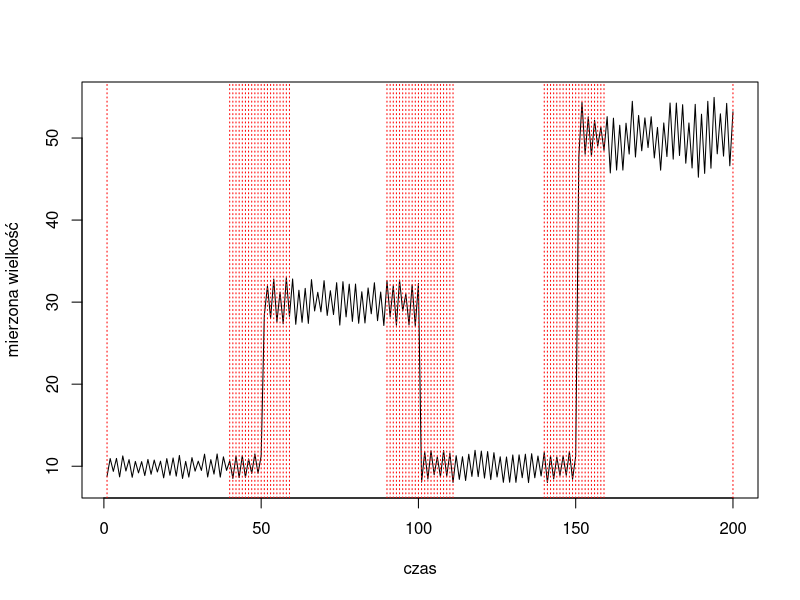
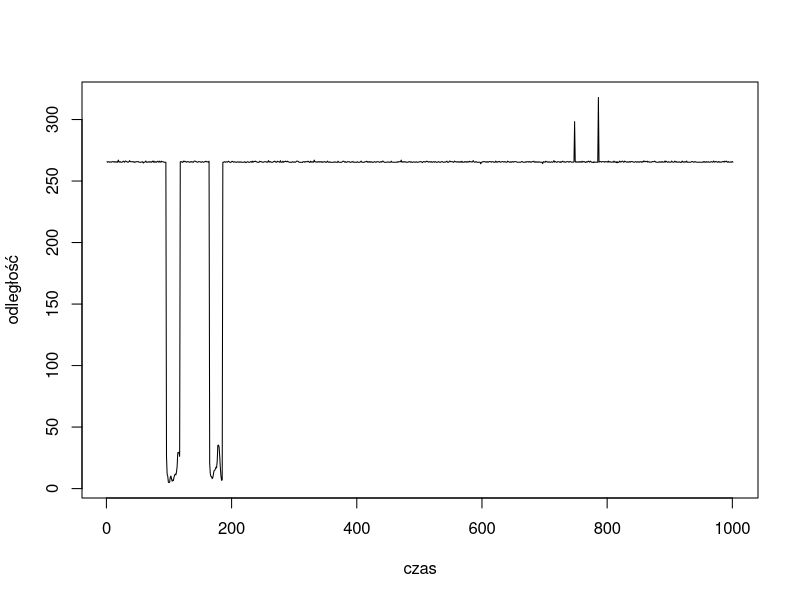
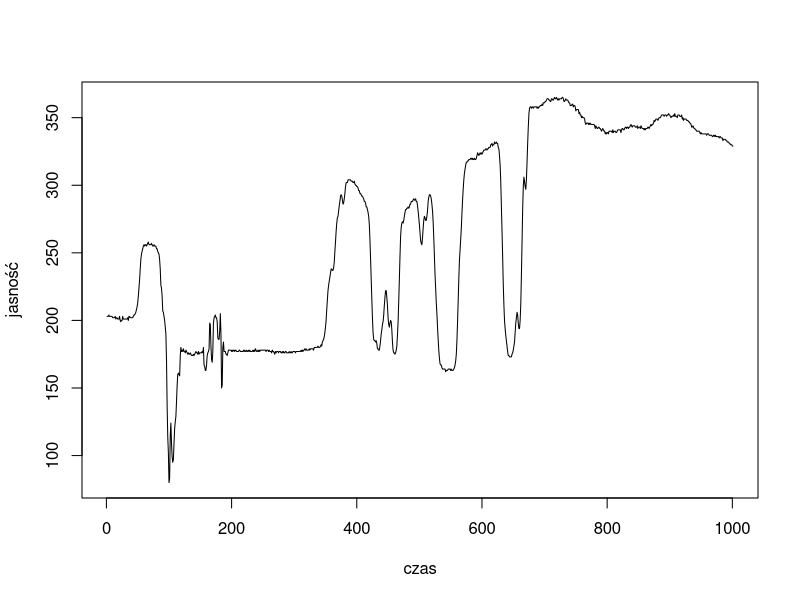
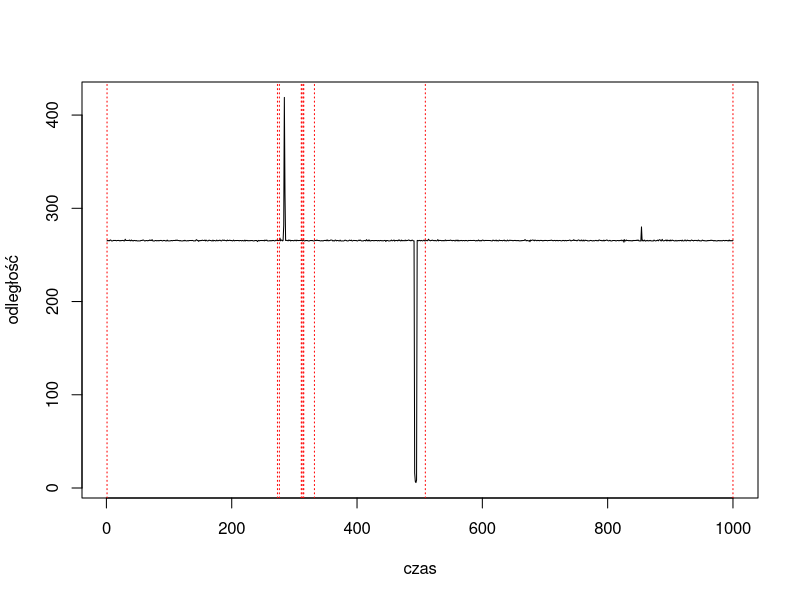
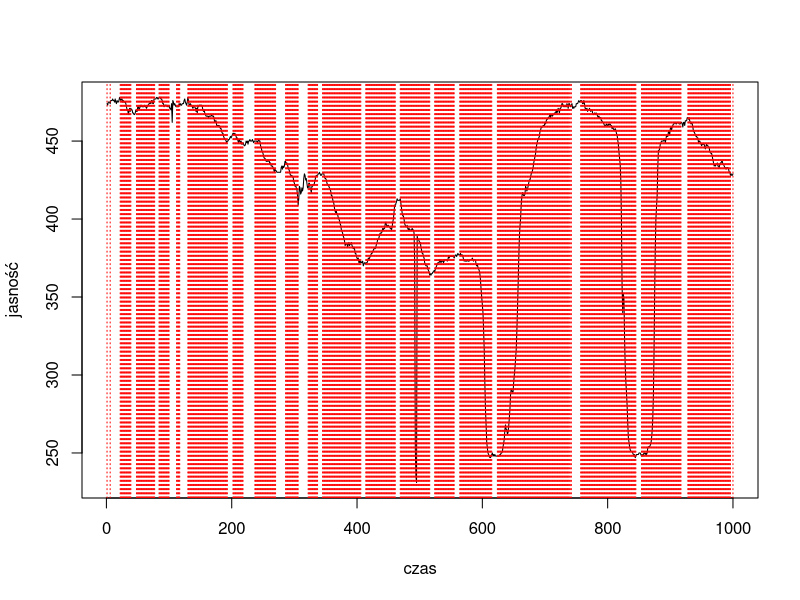

Reproduce these figures in R, in order.
# Tomasz Korzeniowski, 265753
#setwd()
#poprawki MR
# znajdowanie punktow zmian
getChangepoints <- function(data, alfa=0.01){
  if(nrow(data)<ncol(data)){ # kazda kolumna odpowiada wymiarowi danych
    data<-t(data)
  }
  
  N <- nrow(data) # liczba obserwacji
  K <- ncol(data) # liczba wymiarow
  R <- matrix(0, N, K) # znalezione punkty zmian
  R[c(1,N), c(1:K)] <- 1
  
  P <- matrix(0, N, K) # p-wartosci dla kazdego testowanego podzialu
  
  dlug_okna = 20;
  for (i in 2:(N-1)) {  # losowy punkt 
    if((i!=1) & (i!=N) ){
      
      for (j in 1:K){ # kazdy wymiar niezaleznie
        
        #i_ <- i-1 # indeks poprzedniego punktu zmiany
        #ip <- i+1 # indeks nastepnego punktu zmiany
        
        f <- which(R[,j] >0) # znajdowanie podzialu na probki
        i_ <- f[max(which(f < i))]
        ip <- f[min(which(f > i))]
        
        if (ip > i + dlug_okna) ip <- i + dlug_okna;
        #if (i_ < i - dlug_okna) i_ <- i - dlug_okna;
        i_ <- i - dlug_okna;
        
        if(i_<1) i_<-1
        if(ip>N) ip<-N
        
        s1 <- data[(i_+1):i, j] # podziel probki
        s2 <- data[(i+1):ip, j]
        
        # test Wilcoxona
        wt<-wilcox.test(as.matrix(s1), as.matrix(s2), exact = FALSE, correct = FALSE)
        if(!is.finite(wt$p.value)){ 
          P[i,j] <- pwilcox(wt$statistic, ncol(as.matrix(s1)), ncol(as.matrix(s2)))
        }else{
          P[i,j] <- wt$p.value
        }
        
        if(P[i,j]<=alfa){  # odrzucamy hipoteze zerowa
          R[i,j]<-1
        }else{
          R[i,j]<-0 # nie ma podstaw do odrzucenia H0
        }
        
      } 
      
    }
    
  }
  R
}



# wyniki dla danych wygenerowanych
N <- 200
X <- matrix(0, 200, 1)

for(i in 1:50){
  X[i]<-10 +((-1)^i)*runif(1, .5, 1.5)
  X[50+i]<-30 +((-1)^i)*runif(1, 1.0, 3.0)
  X[100+i]<-10 +((-1)^i)*runif(1, 1.0, 2.0)
  X[150+i]<-50 +((-1)^i)*runif(1, 1.0, 5.0)
}

r <- getChangepoints(X)

plot(c(1:N), X, type = 'l', xlab='czas', ylab='mierzona wielkość')
abline(v=c(which(r==1)), col="red", lty=3, lwd=1)


# wyniki dla danych rzeczywistych
data <- read.table('dane.txt')
colnames(data) <- c('odleglosc', 'jasnosc')

# przykladowy przebieg danych
plot(c(1:1001), data[6900:7900,1], type='l', xlab='czas', ylab='odległość')
plot(c(1:1001), data[6900:7900,2], type='l', xlab='czas', ylab='jasność')

data<-data[1:1000, ] # demonstracja wynikow na mniejszym przedziale

R <- getChangepoints(data) # wyniki


N <- nrow(data) # liczba obserwacji
plot(c(1:N), data[, 1], type = 'l', xlab='czas', ylab='odległość')
abline(v=c(which(R[,1]==1)), col="red", lty=3, lwd=1)

plot(c(1:N), data[,2], type = 'l', xlab='czas', ylab='jasność')
abline(v=c(which(R[,2]==1)), col="red", lty=3, lwd=1)
